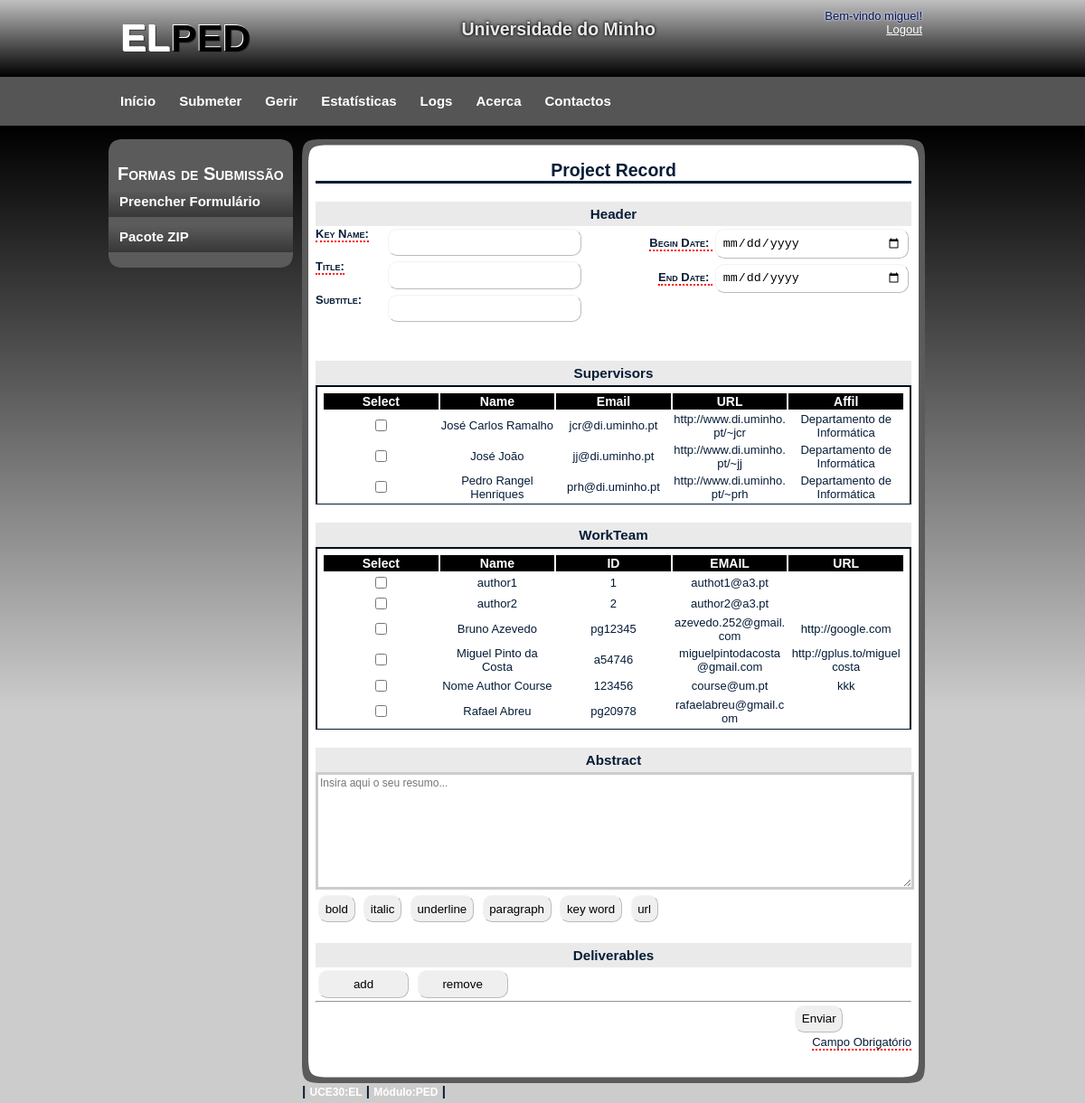
Page /submeter/submeter_form.php (signed in) on the committed database.
### tables this page shows
CREATE TABLE IF NOT EXISTS `Supervisor` (
  `supcode` int(11) NOT NULL AUTO_INCREMENT,
  `name` varchar(50) NOT NULL,
  `email` varchar(50) NOT NULL,
  `url` varchar(2002) DEFAULT NULL,
  `affil` varchar(50) DEFAULT NULL,
  `remove` int(11) NOT NULL,
  PRIMARY KEY (`supcode`)
);

CREATE TABLE IF NOT EXISTS `Author` (
  `authorcode` int(11) NOT NULL AUTO_INCREMENT,
  `name` varchar(50) NOT NULL,
  `id` varchar(10) NOT NULL,
  `email` varchar(50) NOT NULL,
  `url` varchar(2002) DEFAULT NULL,
  `coursecode` int(11) NOT NULL DEFAULT '0',
  `remove` int(11) NOT NULL,
  PRIMARY KEY (`authorcode`),
  KEY `coursecode` (`coursecode`)
);

### submeter/forms/submeter_dados.php (the view, shortened to what this page needs)
<?php
include '../ini.php';
?>
<div id="form_submeter">
    <form name="projetc_record" action="submeter_form_resp.php" method="post" enctype="multipart/form-data" autocomplete="on">
        <h3>Header</h3>
        <div id="form_input_left">
            <label class="required">Key Name: </label>
            <input id="key_name"
                   name="key_name"
                   type="text"
                   required=""
                   pattern="^[a-zA-ZáàãõéíóúçÁÀÃÕÉÍÓÚÇ][\wáàãõéíóúçÁÀÃÕÉÍÓÚÇ:_.-/|\s]*"
                   title="Insira o Key Name do Projecto. É obrigatório!"
                   />
            <label class="required">Title: </label>
            <input id="title"
                   name="title"
                   type="text"
                   required=""
                   pattern="^[a-zA-ZáàãõéíóúçÁÀÃÕÉÍÓÚÇ][\wáàãõéíóúçÁÀÃÕÉÍÓÚÇ:_.-/|\s]*"
                   title="Titúlo do Projecto."
                   />
            <label>Subtitle: </label>
            <input name="subtitle"
                   type="text"
                   pattern="^[a-zA-ZáàãõéíóúçÁÀÃÕÉÍÓÚÇ][\wáàãõéíóúçÁÀÃÕÉÍÓÚÇ:_.-/|\s]*"
                   title="Subtitulo do projecto. Não é obrigatório."
                   />
        </div>
        <div id="form_input_right">
            <label class="required">Begin Date: </label>
            <input id="begin_date"
                   name="begin_date"
                   type="date"
                   required=""
                   pattern="\d{4}\-\d{2}\-\d{2}"
                   placeholder="aaaa-mm-dd"
                   title="Date de início do projecto. Tenha em atenção o formato da data."
                   />
            <label class="required">End Date: </label>
            <input id="end_date"
                   name="end_date"
                   type="date"
                   required=""
                   pattern="\d{4}\-\d{2}\-\d{2}"
                   placeholder="aaaa-mm-dd"
                   title="Date de fim do projecto. Tenha em atenção o formato da data."
                   />
        </div>
        <div id="form_submeter_supervisor">
            <h3>Supervisors</h3>
            <?php
            if (!$con) {
                echo "<h3>Erro ao ligar ao servidor.</h3><br/>" . mysql_error();
            } else {
                $sql = "SELECT supcode, name, email,url, affil FROM Supervisor ORDER BY name";
                $result = mysql_query($sql);
                ?>
                <div style="height:130px; overflow: auto; border: 1px solid">
                    <table class="user">
                        <tr>
                            <th class="user">Select</th>
                            <th class="user">Name</th>
                            <th class="user">Email</th>
                            <th class="user">URL</th>
                            <th class="user">Affil</th>
                        </tr>
                        <?php
                        while ($rows = mysql_fetch_array($result)) {
                            ?>
                            <tr class="user">
                                <td class="user"><input name="checkbox_supervisor[]" type="checkbox" value="<? echo $rows['supcode']; ?>"/></td>
                                <td class="user"><? echo $rows['name']; ?></td>
                                <td class="user"><? echo $rows['email']; ?></td>
                                <td class="user"><? echo $rows['url']; ?></td>
                                <td class="user"><? echo $rows['affil']; ?></td>
                            </tr>
                            <?php
                        }
                        ?>
                    </table>
                <?php } ?>
            </div>
        </div>
        <div id="form_submeter_workteam">
            <h3>WorkTeam</h3>
            <?php
            if (!$con) {
                echo "<h3>Erro ao ligar ao servidor.</h3><br/>" . mysql_error();
            } else {
                $sql = "SELECT * FROM Author ORDER BY name";
                $result = mysql_query($sql);
                ?>
                <div style="height:200px; overflow: auto; border: 1px solid">
                    <table class="user">
                        <tr>
                            <th class="user">Select</th>
                            <th class="user">Name</th>
                            <th class="user">ID</th>
                            <th class="user">EMAIL</th>
                            <th class="user">URL</th>
                        </tr>
                        <?php
                        while ($rows = mysql_fetch_array($result)) {
                            ?>
                            <tr class="user">
                                <td class="user"><input name="checkbox_author[]" type="checkbox" value="<? echo $rows['authorcode']; ?>"/></td>
                                <td class="user"><? echo $rows['name']; ?></td>
                                <td class="user"><? echo $rows['id']; ?></td>
                                <td class="user"><? echo $rows['email']; ?></td>
                                <td class="user"><? echo $rows['url']; ?></td>
                            </tr>
                            <?php
                        }
                        ?>
                    </table>
                <?php } ?>
            </div>
        </div>
        <div id="form_submeter_abstract">
            <h3>Abstract</h3>
            <textarea id="abstract" name="abstract_text" required="" placeholder="Insira aqui o seu resumo..." ></textarea>
            <input type="button" value="bold" onclick="insereTextoBold()"/>
            <input type="button" value="italic" onclick="insereTextoItalic()"/>
            <input type="button" value="underline" onclick="insereTextoUnderline()"/>
            <input type="button" value="paragraph" onclick="insereTextoParagraph()"/>
            <input type="button" value="key word" onclick="insereTextoKW()"/>
            <input type="button" value="url" onclick="insereTextoXRef()"/>
        </div>
        <div id="form_submeter_deliverables">
            <h3>Deliverables</h3>
            <input id="add_del" type="button" name="add_deli" value="add" onclick="addDeliverable()" style="width: 100px; text-align: center"/>
            <input id="rem_del" type="button" name="rem_deli" value="remove" onclick="removeDeliverable()" style="width: 100px; text-align: center"/>
        </div>
        <hr />
        <div id="btn_user">
            <input id="submit_btn" type="submit" value="Enviar" />
        </div>
    </form>
</div>
<span style="float: right" class="required">Campo Obrigatório</span>

### css/style.css (style rules this page uses)
body { margin: 0; padding: 0; text-align: left; font: 12px Arial, Helvetica, sans-serif; font-size: 13px; color: #061C37; background: #CCCCCC; background-image:url(images/background.png); background-repeat:repeat-x; }
* { margin: 0 auto 0 auto; text-align:left; }
table.user { clear: both; border: 1px solid black; padding:5px; word-wrap:break-word; width: 100%; table-layout: fixed; height: 35px; overflow: visible; }
th.user { text-align: center; font-size: 14px; color: white; background-color:black; }
td.user { text-align: center; }
.required { border-bottom: 2px; border-bottom-style: dotted; border-bottom-color: #ff0000; }
#btn_user { clear: both; color: red; width: 20%; float: right; }
#btn_user input { text-align: center; }
#form_submeter form { clear: both; }
#form_submeter h3 { margin-top: 20px; padding: 5px; background-color: #EAEAEA; text-align: center; }
#form_submeter label { font-size: smaller; }
#form_submeter input { border:1px solid; border-color:#f3f3f3 #bbb #bbb #f3f3f3; margin:3px; padding:.5em; border-radius: 10px; }
#form_input_left { position: relative; width: 45%; float: left; }
#form_input_left label { padding-top: 20px; width: 33%; vertical-align: middle; text-align: right; }
#form_input_left input { float: right; width: 67%; }
#form_input_right { position: relative; float: right; text-align: right; width: 45%; }
#form_input_right label { width: 33%; }
#form_input_right input { width: 67%; }
#form_input_left label, #form_input_right label { font-variant: small-caps; font-weight: bold; font-size: 13px; }
#form_submeter_supervisor { padding-top: 20px; width: 100%; }
#form_submeter_supervisor input { width: 15%; }
#form_submeter_workteam { width: 100%; }
#form_submeter_workteam input { width: 25%; }
#form_submeter_abstract { width: 100%; }
textarea#abstract { font-size: 12px; width: 99%; height: 120px; border: 3px solid #cccccc; font-family: Tahoma, sans-serif; background-image: url(bg.gif); background-position: bottom right; background-repeat: no-repeat; }
#form_submeter_deliverables { width: 100%; }
#form_submeter_deliverables input { width: 40%; }
html, body { text-align: center; }

### rows in the picture
supervisor: name "José Carlos Ramalho", email "jcr@di.uminho.pt", url "http://www.di.uminho.pt/~jcr", affil "Departamento de Informática"
supervisor: name "José João", email "jj@di.uminho.pt", url "http://www.di.uminho.pt/~jj", affil "Departamento de Informática"
supervisor: name "Pedro Rangel Henriques", email "prh@di.uminho.pt", url "http://www.di.uminho.pt/~prh", affil "Departamento de Informática"
author: name "author1", id "1", email "authot1@a3.pt"
author: name "author2", id "2", email "author2@a3.pt"
author: name "Bruno Azevedo", id "pg12345", email "azevedo.252@gmail.com", url "http://google.com"
author: name "Miguel Pinto da Costa", id "a54746", email "miguelpintodacosta@gmail.com", url "http://gplus.to/miguelcosta"
author: name "Nome Author Course", id "123456", email "course@um.pt", url "kkk"
author: name "Rafael Abreu", id "pg20978", email "rafaelabreu@gmail.com"

### other values in the picture
$_SESSION['username'] "miguel"
